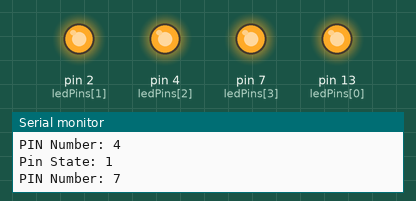
Recording of a sketch running on a simulated Arduino Uno, built with avr-gcc and run on an emulated ATmega328P. Shown: output pins drawn as LEDs (lit = HIGH), the last lines printed to the serial monitor. Random numbers use the default seed unless the sketch sets one.

Above: at 0.1 s.
At 7.1 s:
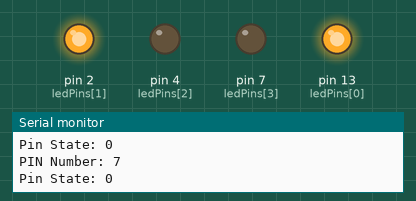
At 10.1 s:
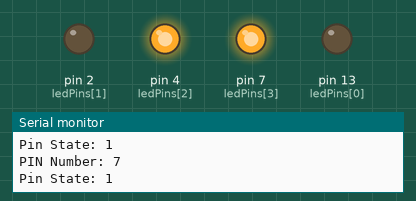
At 15.1 s:
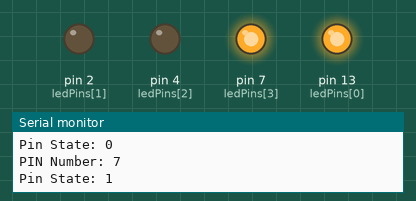
At 18.1 s:
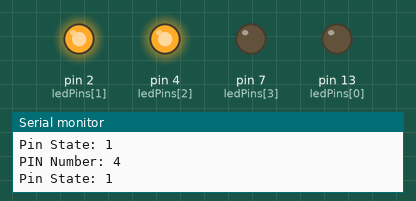
At 25.1 s:
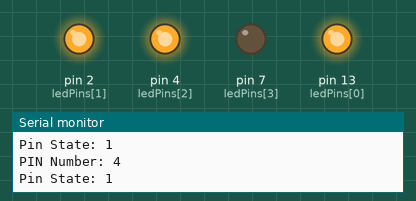
Timing chart, 0 to 40.0 s (numbered marks = the images above):
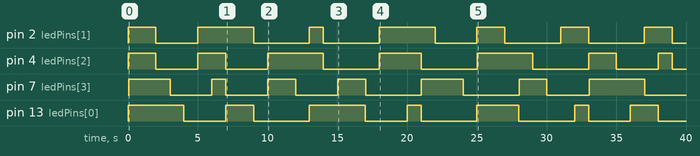

The sketch:

stools_iii.ino
```cpp
const int ARSIZE = 4; //size of all the arrays.
int ledPins[ARSIZE] = {13, 2, 4, 7};  //pins, duh
long interval[ARSIZE]; //interval for each LED
long previousMillis[ARSIZE]; // will store last time LED was updated
int ledState[ARSIZE];
unsigned long currentMillis;

void setup() {
  //set all pins in array as outputs, initialize values
  for(int i = 0; i < ARSIZE; i++){
    pinMode(ledPins[i], OUTPUT); //<-- this was breaking it
    interval[i] = 0;
    previousMillis[i] = 0;
    ledState[i] = LOW;
  }
  Serial.begin(9600); //gives us access to serial monitor for debugging purposes
  currentMillis = 0;
}

void loop()
{
  //go through each pin in our array
  for(int i = 0; i <  ARSIZE; i++){
    currentMillis = millis();

    if((currentMillis - previousMillis[i]) > interval[i]){

      previousMillis[i] = currentMillis;

         // if the LED is off turn it on and vice-versa:
        if (ledState[i] == LOW){
           ledState[i] = HIGH;
           interval[i] = 1000 * random(1, 5); // the time to be on
        }
        else
        {
            ledState[i] = LOW;
            interval[i] = 1000 * random(3, 5); // the time to be off
        }
        Serial.print("PIN Number: ");
        Serial.print(ledPins[i]);
        Serial.print("\n");
        Serial.print("Pin State: ");
        Serial.print(ledState[i]);
        Serial.print("\n");
    }
    digitalWrite(ledPins[i], ledState[i]);
  }
}
```

Measured:
- by itself, pin 2 (ledPins[1]): LOW → HIGH at 0.00 s, → LOW 2.0 s later, → HIGH 3.0 s later, → LOW 4.0 s later, … (14 changes in this stretch)
- by itself, pin 4 (ledPins[2]): LOW → HIGH at 0.02 s, → LOW 2.0 s later, → HIGH 3.0 s later, → LOW 2.0 s later, … (14 changes in this stretch)
- by itself, pin 7 (ledPins[3]): LOW → HIGH at 0.05 s, → LOW 3.0 s later, → HIGH 3.0 s later, → LOW 1.0 s later, … (14 changes in this stretch)
- by itself, pin 13 (ledPins[0]): LOW → HIGH at 0.00 s, → LOW 4.0 s later, → HIGH 3.0 s later, → LOW 2.0 s later, … (14 changes in this stretch)
